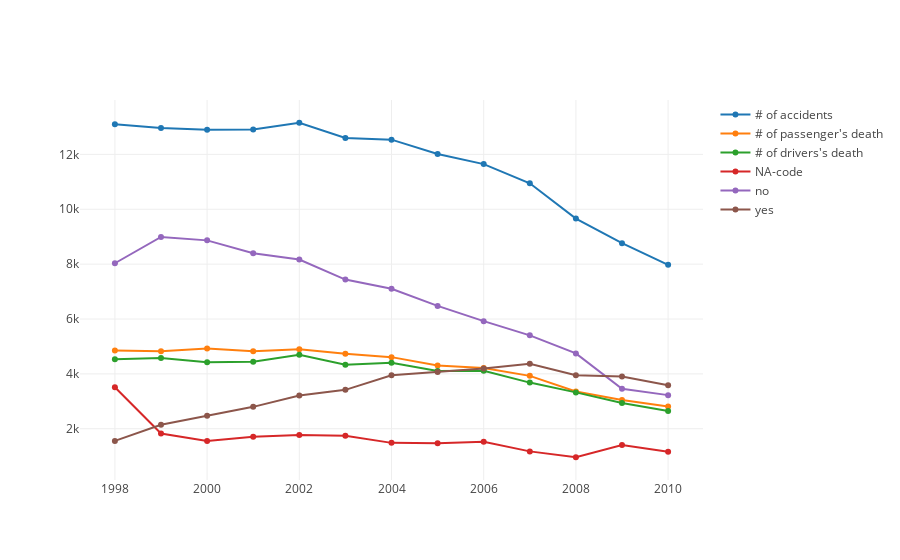

Write notebook code for a chart like this one.
### Code cell
iplot_data = []
plot = Scatter(x=data_grp_year_count.year, y=data_grp_year_count.caseid, \
               mode='lines+markers', name=str('# of accidents'))
iplot_data.append(plot)
plot = Scatter(x=data_grp_year_p_death_dcount.year, y=data_grp_year_p_death_dcount.caseid,\
               mode='lines+markers', name=str('# of passenger\'s death'))
iplot_data.append(plot)
plot = Scatter(x=data_grp_year_d_death_dcount.year, y=data_grp_year_d_death_dcount.caseid,\
               mode='lines+markers', name=str('# of drivers\'s death'))
iplot_data.append(plot)
for airbagDeploy in (data_grp_airbagDeploy.airbagDeploy.unique()):
    
    new_data = data_grp_airbagDeploy[data_grp_airbagDeploy.airbagDeploy == airbagDeploy].reset_index()
    plot = Scatter(x=new_data.year, y=new_data.caseid, mode='lines+markers', name=str(airbagDeploy))
    iplot_data.append(plot)
iplot(iplot_data)

### Figure 1 — Plotly figure (JSON) as saved in the notebook; plotly's stock layout.template omitted (floating-point values rounded to 4 significant figures)
{"data": [{"mode": "lines+markers", "name": "# of accidents", "type": "scatter", "x": [1998, 1999, 2000, 2001, 2002, 2003, 2004, 2005, 2006, 2007, 2008, 2009, 2010], "y": [13100, 12962, 12895, 12907, 13153, 12599, 12537, 12017, 11646, 10945, 9659, 8762, 7976]}, {"mode": "lines+markers", "name": "# of passenger's death", "type": "scatter", "x": [1998, 1999, 2000, 2001, 2002, 2003, 2004, 2005, 2006, 2007, 2008, 2009, 2010], "y": [4851, 4822, 4927, 4822, 4897, 4737, 4610, 4307, 4217, 3928, 3360, 3048, 2812]}, {"mode": "lines+markers", "name": "# of drivers's death", "type": "scatter", "x": [1998, 1999, 2000, 2001, 2002, 2003, 2004, 2005, 2006, 2007, 2008, 2009, 2010], "y": [4532, 4583, 4424, 4443, 4694, 4337, 4401, 4101, 4117, 3682, 3325, 2938, 2649]}, {"mode": "lines+markers", "name": "NA-code", "type": "scatter", "x": [1998, 1999, 2000, 2001, 2002, 2003, 2004, 2005, 2006, 2007, 2008, 2009, 2010], "y": [3512, 1824, 1557, 1712, 1769, 1745, 1485, 1468, 1528, 1175, 961, 1405, 1164]}, {"mode": "lines+markers", "name": "no", "type": "scatter", "x": [1998, 1999, 2000, 2001, 2002, 2003, 2004, 2005, 2006, 2007, 2008, 2009, 2010], "y": [8032, 8991, 8866, 8397, 8170, 7436, 7104, 6478, 5922, 5405, 4747, 3455, 3225]}, {"mode": "lines+markers", "name": "yes", "type": "scatter", "x": [1998, 1999, 2000, 2001, 2002, 2003, 2004, 2005, 2006, 2007, 2008, 2009, 2010], "y": [1556, 2147, 2472, 2798, 3214, 3418, 3948, 4071, 4196, 4365, 3951, 3902, 3587]}], "layout": {}}
